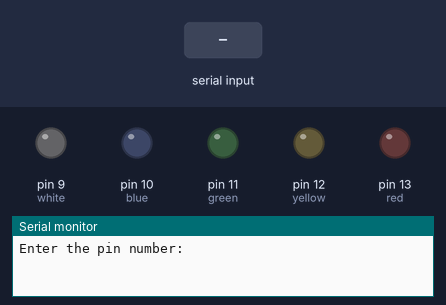
The sketch below on a simulated Arduino Uno, built with avr-gcc and run on an emulated ATmega328P. On the bench: output pins drawn as LEDs (lit = HIGH), the last lines printed to the serial monitor. The inputs (shaded band) are chosen by the test bench.

Above: at 1.2 s.
1.3 s: "5\n" received over Serial
At 2.1 s:
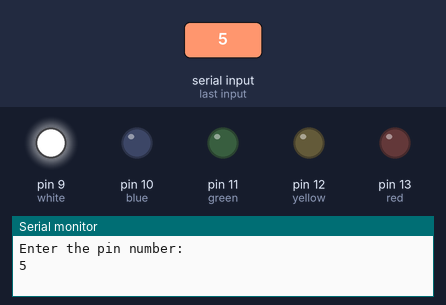
Timing chart, 0 to 4.3 s (numbered marks = the images above; inputs shaded):
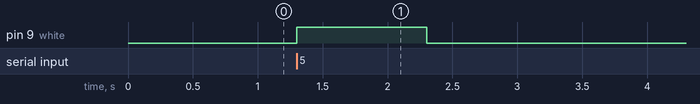

Measured:
- after the input at 1.3 s, pin 9 (white): LOW → HIGH at once, → LOW 1.0 s later

The sketch:

blink-led-input.ino
```cpp
// led pin numbers
int red = 13;
int yellow = 12;
int green = 11;
int blue = 10;
int white = 9;

// variables
int pinNum;

int arr[6] = {0, red, yellow, green, blue, white};

void setup() {
	pinMode(red, OUTPUT);
	pinMode(yellow, OUTPUT);
	pinMode(blue, OUTPUT);
	pinMode(green, OUTPUT);
	pinMode(white, OUTPUT);

  Serial.begin(9600);

  // Getting input
  Serial.println("Enter the pin number: ");
}

void loop() {
  // put your main code here, to run repeatedly:

  if (Serial.available() > 0) {
    pinNum = Serial.parseInt();
    Serial.println(pinNum);
    digitalWrite(arr[pinNum], HIGH);
    delay(1000);
    Serial.println(pinNum);
    digitalWrite(arr[pinNum], LOW);
  }
}
```
